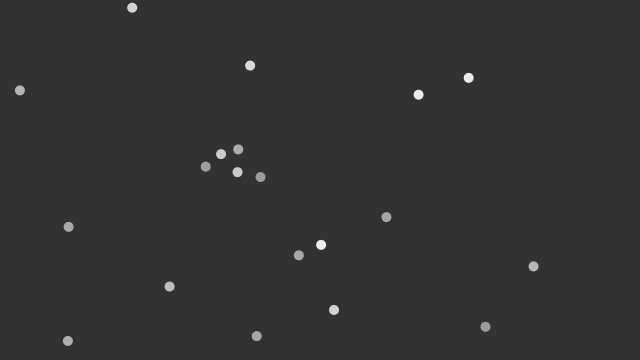
Frame 1 (no input)
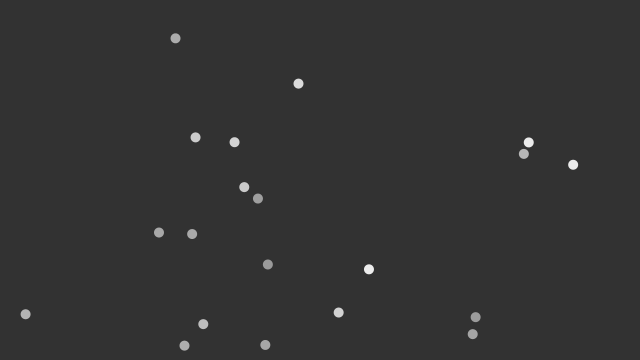
Frame 60 (the mouse pressed at the canvas centre just before this capture)
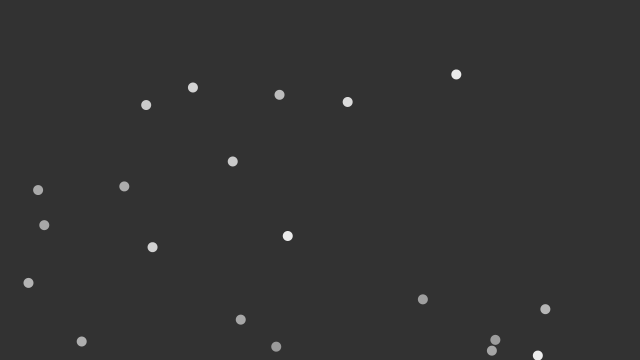
Frame 120 (the mouse held since frame 60 and released just before this capture)

The Processing sketch that drew these frames (run headless with seeded random() and noise(); from frame 60 on, the mouse is pressed at the canvas centre):

// Processing sketch: simulation_03_gravity_two_particle_v2
// ── simulation_03_gravity_two_particle_v2.pde
/*
physics simulation

n-particle collide at xy-plain using object

created 2016.09.23.
by Wool(wool@wool.pe.kr)

ref : https://www.processing.org/examples/circlecollision.html
      https://www.processing.org/tutorials/objects/
      https://www.processing.org/examples/bouncybubbles.html
*/

int numBalls = 20;

Ball[] balls = new Ball[numBalls];


void setup() 
{
  size(640, 360);
  
  for(int i = 0; i < numBalls; i++) {
    balls[i] = new Ball(random(width),random(height),random(0,5),random(0,5),random(150,250), i);
  }
}

void draw() 
{
  background(50);
  
  for(Ball ball : balls) {
    ball.checkCollide();
    ball.checkBoundary();
    ball.update();
    ball.display();
  }
}

class Ball {
  PVector position;
  PVector velocity;
  
  float r;
  float mass;
  int id;
  float ballColor;
  
  Ball(float x, float y, float vx, float vy, float ballColorin, int idin) {
    position = new PVector(x, y);
    velocity = new PVector(vx, vy);
    r = 5;
    ballColor = ballColorin;
    id = idin;
  }
  
  
  
  void update(){
    balls[id].position.add(velocity);
  }
  
  void checkCollide() {
    for(int i = id+1; i < numBalls; i++) {
      float temp_dist;
      
      temp_dist = PVector.dist(balls[id].position, balls[i].position);
      
      if(temp_dist < (balls[id].r + balls[i].r) ) {
        balls[id].velocity.mult(-1);
        balls[i].velocity.mult(-1);
      }   
    }
  }
  
  void checkBoundary() {
    if(balls[id].position.x > width - balls[id].r) {
      balls[id].position.x = width - balls[id].r;
      balls[id].velocity.x *= -1;
    }
    else if(balls[id].position.x < balls[id].r) {
      balls[id].position.x = r;
      balls[id].velocity.x *= -1;
    }
    if(balls[id].position.y > height - balls[id].r) {
      balls[id].position.y = height - balls[id].r;
      balls[id].velocity.y *= -1;
    }
    else if(balls[id].position.y < balls[id].r) {
      balls[id].position.y = balls[id].r;
      balls[id].velocity.y *= -1;
    }
  }
  
  void display() {
    noStroke();
    fill(balls[id].ballColor);
    ellipse(balls[id].position.x, balls[id].position.y, balls[id].r*2, balls[id].r*2);
  }
}
